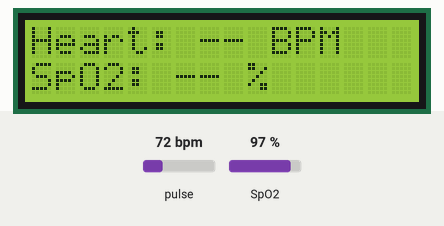
A sketch run on a simulated ESP32. On the bench: 16×2 character LCD. Inputs (shaded band) come from the test bench; at power-on: pulse 72 bpm, SpO2 97 %. What the sketch prints to the serial monitor is not drawn.

Above: at 2.8 s.
2.9 s: pulse set to 42 bpm
At 4.6 s:
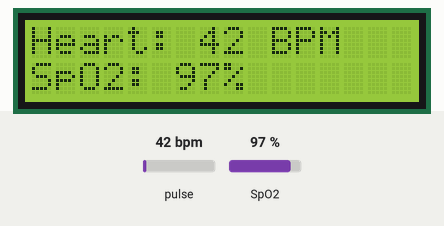
5.5 s: SpO2 set to 80 %
At 7.1 s:
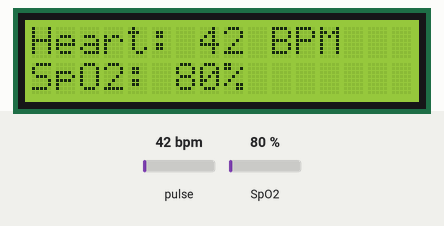
7.5 s: pulse set to 70 bpm
At 9.3 s:
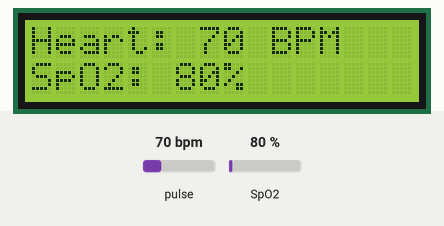
9.6 s: SpO2 set to 85 %
At 10.8 s:
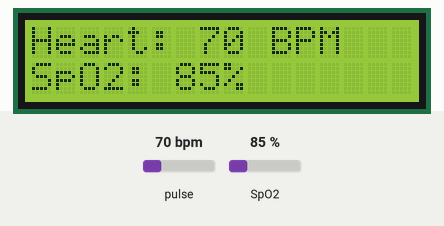
Timing chart, 0 to 12.6 s (numbered marks = the images above; inputs shaded):
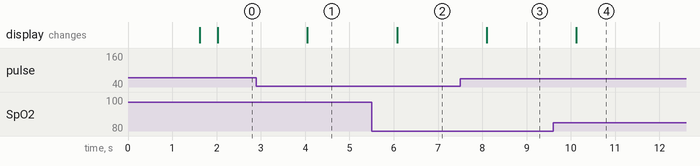

The sketch:

code.ino
```cpp
#include <Wire.h>
#include <LiquidCrystal_I2C.h>
#include "MAX30100_PulseOximeter.h"

#define REPORTING_PERIOD_MS 2000

LiquidCrystal_I2C lcd(0x27, 16, 2);
PulseOximeter pox;

uint32_t lastReport = 0;

void setup() {
  Serial.begin(115200);

  Wire.begin(21, 22);

  lcd.init();
  lcd.backlight();

  lcd.setCursor(0, 0);
  lcd.print("MAX30100 Sensor");
  lcd.setCursor(0, 1);
  lcd.print("Initializing...");

  delay(1500);

  if (!pox.begin()) {
    Serial.println("MAX30100 initialization failed!");

    lcd.clear();
    lcd.setCursor(0, 0);
    lcd.print("Sensor Error!");
    lcd.setCursor(0, 1);
    lcd.print("Check Wiring");

    while (1) {
      delay(100);
    }
  }

  Serial.println("MAX30100 initialized successfully!");
  Serial.println("Place your finger on the sensor.");

  lcd.clear();
  lcd.setCursor(0, 0);
  lcd.print("Place your");
  lcd.setCursor(0, 1);
  lcd.print("finger on sensor");
}

void loop() {
  pox.update();

  if (millis() - lastReport >= REPORTING_PERIOD_MS) {
    float heartRate = pox.getHeartRate();
    float spo2 = pox.getSpO2();

    // Display on LCD
    lcd.clear();

    lcd.setCursor(0, 0);
    lcd.print("Heart: ");
    if (heartRate > 0) {
      lcd.print(heartRate, 0);
      lcd.print(" BPM");
    } else {
      lcd.print("-- BPM");
    }

    lcd.setCursor(0, 1);
    lcd.print("SpO2: ");
    if (spo2 > 0) {
      lcd.print(spo2, 0);
      lcd.print("%");
    } else {
      lcd.print("-- %");
    }

    // Display on Serial Monitor
    Serial.print("Heart Rate: ");
    Serial.print(heartRate, 1);
    Serial.print(" BPM | SpO2: ");
    Serial.print(spo2, 1);
    Serial.println("%");

    lastReport = millis();
  }
}
```

Measured:
- after the input at 2.9 s, the display: changes after 1.2 s (image 1)
- after the input at 5.5 s, the display: changes after 0.58 s (image 2)
- after the input at 7.5 s, the display: changes after 0.60 s (image 3)
- after the input at 9.6 s, the display: changes after 0.53 s (image 4)
